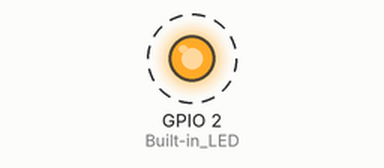
Recording of a sketch running on a simulated ESP32. On the bench: output pins drawn as LEDs (lit = HIGH). Dashed ring = blinking. What the sketch prints to the serial monitor is not drawn.

Above: at 1.5 s.
Timing chart, 0 to 5.6 s (numbered marks = the images above):
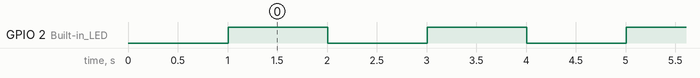

The sketch:

test_simple.ino
```cpp
/*
 * ESP32 Simple Test
 * Test basic functionality without Firebase
 */

void setup() {
  Serial.begin(115200);
  delay(1000);

  Serial.println("\n\n========================================");
  Serial.println("  ESP32 Simple Test");
  Serial.println("========================================\n");

  Serial.println("✓ Serial working!");
  Serial.println("✓ ESP32 is running!");

  pinMode(2, OUTPUT); // Built-in LED
}

void loop() {
  digitalWrite(2, HIGH);
  Serial.println("LED ON");
  delay(1000);

  digitalWrite(2, LOW);
  Serial.println("LED OFF");
  delay(1000);
}
```

Measured:
- by itself, GPIO 2 (Built-in_LED): alternates HIGH for 1.0 s and LOW for 1.0 s
